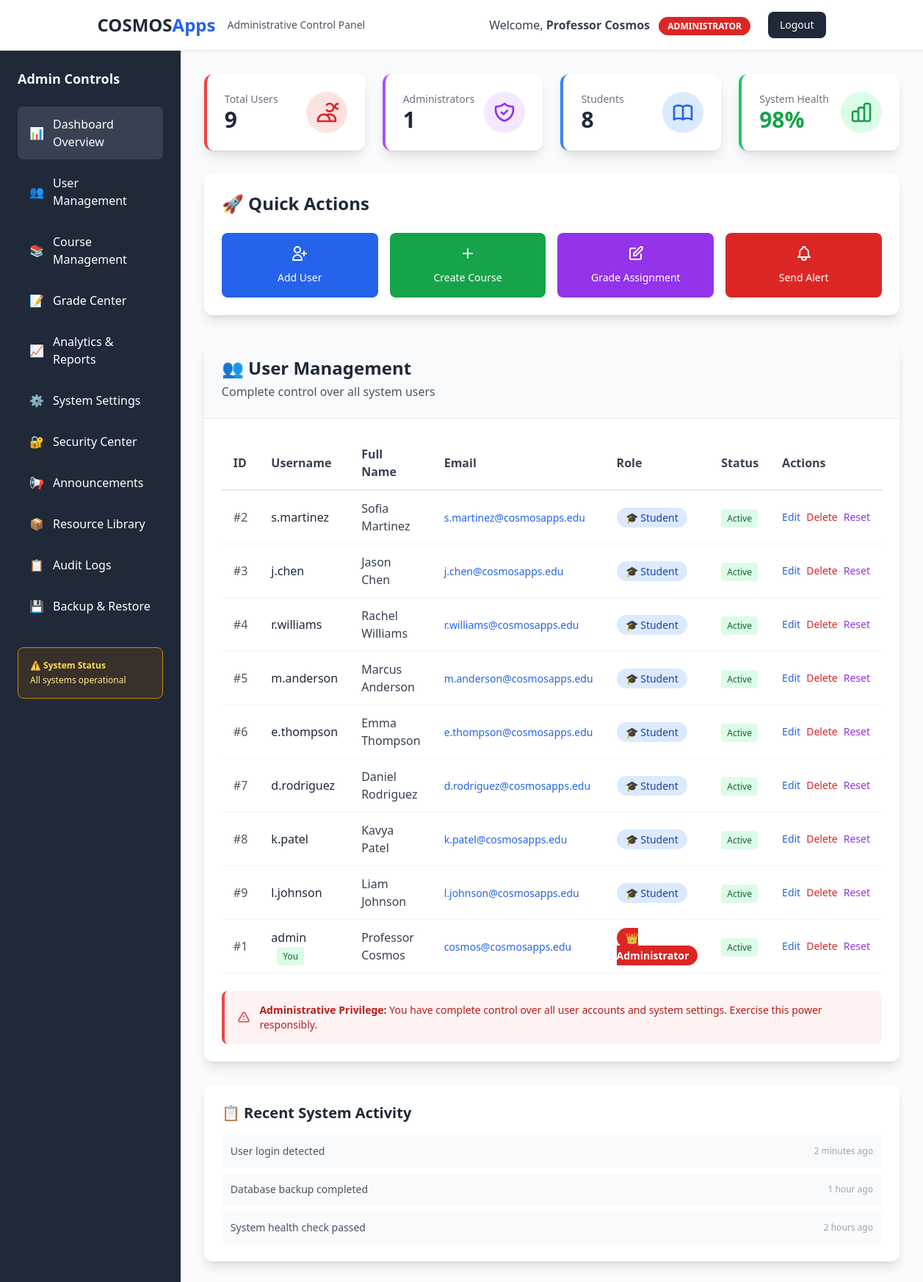
Page /admin_dashboard.php (signed in) on the committed database.
### tables this page shows
CREATE TABLE IF NOT EXISTS users (
    id INT AUTO_INCREMENT PRIMARY KEY,
    username VARCHAR(50) UNIQUE NOT NULL,
    password VARCHAR(255) NOT NULL,
    full_name VARCHAR(100) NOT NULL,
    email VARCHAR(100) NOT NULL,
    role ENUM('admin', 'student') NOT NULL DEFAULT 'student',
    created_at TIMESTAMP DEFAULT CURRENT_TIMESTAMP,
    updated_at TIMESTAMP DEFAULT CURRENT_TIMESTAMP ON UPDATE CURRENT_TIMESTAMP
);

### src/admin_dashboard.php (the view, shortened to what the rows shown need)
<?php
require_once 'config.php';
$current_user = getCurrentUser();
$users_query = "SELECT * FROM users ORDER BY role DESC, created_at ASC";
$users_result = $conn->query($users_query);
?>
<!DOCTYPE html>
<html lang="en">
<head>
    <script src="https://cdn.tailwindcss.com"></script>
</head>
<body class="bg-gray-50">
    <header class="bg-white border-b border-gray-200 shadow-sm">
        <div class="container mx-auto px-4">
            <div class="flex justify-between items-center py-4">
                <div class="flex items-center space-x-4">
                    <h1 class="text-2xl font-bold text-gray-800">
                        COSMOS<span class="text-blue-600">Apps</span>
                    </h1>
                </div>
                <div class="flex items-center space-x-6">
                    <span class="text-gray-700">
                        Welcome, <strong><?php echo htmlspecialchars($current_user['full_name']); ?></strong>
                        <span class="ml-2 px-3 py-1 bg-red-600 text-white rounded-full text-xs font-bold">
                            ADMINISTRATOR
                        </span>
                    </span>
                </div>
            </div>
        </div>
    </header>
    <div class="flex">
        <main class="flex-1 p-8">
            <div class="bg-white rounded-xl shadow-lg p-6 mb-8">
                <h2 class="text-2xl font-bold text-gray-800 mb-6">🚀 Quick Actions</h2>
            </div>
            <div class="bg-white rounded-xl shadow-lg overflow-hidden">
                <div class="bg-gray-50 border-b border-gray-200 p-6">
                    <h2 class="text-2xl font-bold text-gray-800">👥 User Management</h2>
                </div>
                <div class="p-6">
                    <?php if ($users_result->num_rows > 0): ?>
                        <div class="overflow-x-auto">
                            <table class="w-full">
                                <thead>
                                    <tr class="border-b-2 border-gray-200">
                                        <th class="text-left py-3 px-4 font-semibold text-gray-700">ID</th>
                                        <th class="text-left py-3 px-4 font-semibold text-gray-700">Username</th>
                                        <th class="text-left py-3 px-4 font-semibold text-gray-700">Full Name</th>
                                        <th class="text-left py-3 px-4 font-semibold text-gray-700">Email</th>
                                        <th class="text-left py-3 px-4 font-semibold text-gray-700">Role</th>
                                        <th class="text-left py-3 px-4 font-semibold text-gray-700">Status</th>
                                        <th class="text-left py-3 px-4 font-semibold text-gray-700">Actions</th>
                                    </tr>
                                </thead>
                                <tbody>
                                    <?php while ($user = $users_result->fetch_assoc()): ?>
                                        <tr class="border-b border-gray-100 hover:bg-gray-50 transition">
                                            <td class="py-3 px-4 text-gray-600">#<?php echo $user['id']; ?></td>
                                            <td class="py-3 px-4">
                                                <span class="font-medium text-gray-800">
                                                    <?php echo htmlspecialchars($user['username']); ?>
                                                </span>
                                                <?php if ($user['username'] === $current_user['username']): ?>
                                                    <span class="ml-2 text-xs bg-green-100 text-green-800 px-2 py-1 rounded">You</span>
                                                <?php endif; ?>
                                            </td>
                                            <td class="py-3 px-4 text-gray-700"><?php echo htmlspecialchars($user['full_name']); ?></td>
                                            <td class="py-3 px-4">
                                                <a href="mailto:<?php echo htmlspecialchars($user['email']); ?>"
                                                   class="text-blue-600 hover:text-blue-800 text-sm">
                                                    <?php echo htmlspecialchars($user['email']); ?>
                                                </a>
                                            </td>
                                            <td class="py-3 px-4">
                                                <?php if ($user['role'] === 'admin'): ?>
                                                    <span class="px-3 py-1 bg-red-600 text-white rounded-full text-sm font-bold">
                                                        👑 Administrator
                                                    </span>
                                                <?php else: ?>
                                                    <span class="px-3 py-1 bg-blue-100 text-blue-800 rounded-full text-sm font-medium">
                                                        🎓 Student
                                                    </span>
                                                <?php endif; ?>
                                            </td>
                                            <td class="py-3 px-4">
                                                <span class="px-2 py-1 bg-green-100 text-green-800 rounded text-xs">Active</span>
                                            </td>
                                            <td class="py-3 px-4">
                                                <div class="flex space-x-2">
                                                    <button class="text-blue-600 hover:text-blue-800 text-sm">Edit</button>
                                                    <button class="text-red-600 hover:text-red-800 text-sm">Delete</button>
                                                    <button class="text-purple-600 hover:text-purple-800 text-sm">Reset</button>
                                                </div>
                                            </td>
                                        </tr>
                                    <?php endwhile; ?>
                                </tbody>
                            </table>
                        </div>
                    <?php else: ?>
                        <div class="text-center py-12">
                            <p class="text-gray-500">No users found in the system.</p>
                        </div>
                    <?php endif; ?>
                </div>
            </div>
        </main>
    </div>
</body>
</html>

### rows in the picture
users: full_name "Professor Cosmos", id "1", username "admin", shows "You", email "cosmos@cosmosapps.edu", role "👑 Administrator"
users: id "2", username "s.martinez", full_name "Sofia Martinez", email "s.martinez@cosmosapps.edu", role "🎓 Student"
users: id "3", username "j.chen", full_name "Jason Chen", email "j.chen@cosmosapps.edu", role "🎓 Student"
users: id "4", username "r.williams", full_name "Rachel Williams", email "r.williams@cosmosapps.edu", role "🎓 Student"
users: id "5", username "m.anderson", full_name "Marcus Anderson", email "m.anderson@cosmosapps.edu", role "🎓 Student"
users: id "6", username "e.thompson", full_name "Emma Thompson", email "e.thompson@cosmosapps.edu", role "🎓 Student"
users: id "7", username "d.rodriguez", full_name "Daniel Rodriguez", email "d.rodriguez@cosmosapps.edu", role "🎓 Student"
users: id "8", username "k.patel", full_name "Kavya Patel", email "k.patel@cosmosapps.edu", role "🎓 Student"
users: id "9", username "l.johnson", full_name "Liam Johnson", email "l.johnson@cosmosapps.edu", role "🎓 Student"

### other values in the picture
$total_users "9"
$admin_count "1"
$student_count "8"
